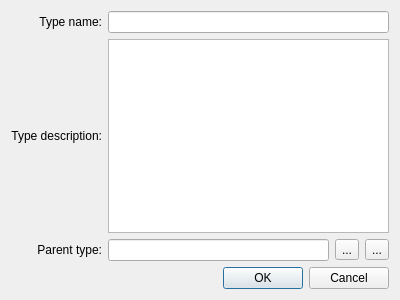
<?xml version="1.0" encoding="UTF-8"?>
<ui version="4.0">
 <class>aircraft_type_form</class>
 <widget class="QDialog" name="aircraft_type_form">
  <property name="geometry">
   <rect>
    <x>0</x>
    <y>0</y>
    <width>400</width>
    <height>300</height>
   </rect>
  </property>
  <property name="windowTitle">
   <string>Aircraft type</string>
  </property>
  <layout class="QGridLayout" name="gridLayout">
   <item row="0" column="0">
    <widget class="QLabel" name="lType">
     <property name="text">
      <string>&lt;html&gt;&lt;head/&gt;&lt;body&gt;&lt;p&gt;Type name:&lt;/p&gt;&lt;/body&gt;&lt;/html&gt;</string>
     </property>
     <property name="alignment">
      <set>Qt::AlignRight|Qt::AlignTrailing|Qt::AlignVCenter</set>
     </property>
    </widget>
   </item>
   <item row="0" column="1" colspan="3">
    <widget class="QLineEdit" name="lETypeName"/>
   </item>
   <item row="1" column="0">
    <widget class="QLabel" name="lTypeDesc">
     <property name="text">
      <string>&lt;html&gt;&lt;head/&gt;&lt;body&gt;&lt;p&gt;Type description:&lt;/p&gt;&lt;/body&gt;&lt;/html&gt;</string>
     </property>
     <property name="alignment">
      <set>Qt::AlignRight|Qt::AlignTrailing|Qt::AlignVCenter</set>
     </property>
    </widget>
   </item>
   <item row="1" column="1" colspan="3">
    <widget class="QTextEdit" name="tETypeDescription"/>
   </item>
   <item row="2" column="0">
    <widget class="QLabel" name="lParentType">
     <property name="text">
      <string>&lt;html&gt;&lt;head/&gt;&lt;body&gt;&lt;p&gt;Parent type:&lt;/p&gt;&lt;/body&gt;&lt;/html&gt;</string>
     </property>
     <property name="alignment">
      <set>Qt::AlignRight|Qt::AlignTrailing|Qt::AlignVCenter</set>
     </property>
    </widget>
   </item>
   <item row="2" column="1">
    <widget class="QLineEdit" name="lEParentType">
     <property name="readOnly">
      <bool>true</bool>
     </property>
    </widget>
   </item>
   <item row="2" column="2">
    <widget class="QToolButton" name="tbClear">
     <property name="text">
      <string>...</string>
     </property>
    </widget>
   </item>
   <item row="2" column="3">
    <widget class="QToolButton" name="tbSelect">
     <property name="text">
      <string>...</string>
     </property>
    </widget>
   </item>
   <item row="3" column="0" colspan="4">
    <widget class="QDialogButtonBox" name="buttonBox">
     <property name="orientation">
      <enum>Qt::Horizontal</enum>
     </property>
     <property name="standardButtons">
      <set>QDialogButtonBox::Cancel|QDialogButtonBox::Ok</set>
     </property>
    </widget>
   </item>
  </layout>
 </widget>
 <resources/>
 <connections>
  <connection>
   <sender>buttonBox</sender>
   <signal>accepted()</signal>
   <receiver>aircraft_type_form</receiver>
   <slot>accept()</slot>
   <hints>
    <hint type="sourcelabel">
     <x>248</x>
     <y>254</y>
    </hint>
    <hint type="destinationlabel">
     <x>157</x>
     <y>274</y>
    </hint>
   </hints>
  </connection>
  <connection>
   <sender>buttonBox</sender>
   <signal>rejected()</signal>
   <receiver>aircraft_type_form</receiver>
   <slot>reject()</slot>
   <hints>
    <hint type="sourcelabel">
     <x>316</x>
     <y>260</y>
    </hint>
    <hint type="destinationlabel">
     <x>286</x>
     <y>274</y>
    </hint>
   </hints>
  </connection>
 </connections>
</ui>
